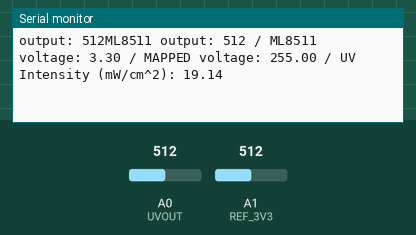
A sketch run on a simulated Arduino Uno, built with avr-gcc and run on an emulated ATmega328P. Parts: the last lines printed to the serial monitor. Inputs (shaded band) come from the test bench; at power-on: A1 (REF_3V3) = 512, A0 (UVOUT) = 512.

Above: at 1.2 s.
1.3 s: A1 (REF_3V3) set to 184
At 1.48 s:
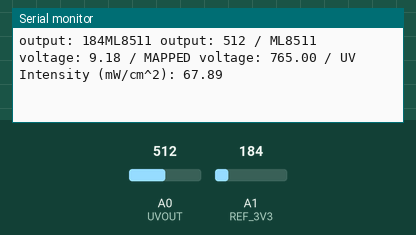
4.3 s: A1 (REF_3V3) set to 158
At 4.32 s:
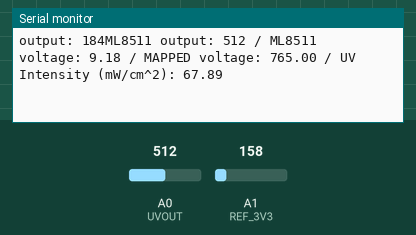
10.3 s: A0 (UVOUT) set to 587
At 10.36 s:
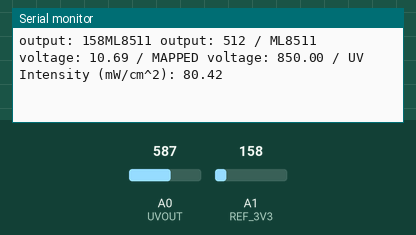
11.8 s: A0 (UVOUT) set to 562
At 11.87 s:
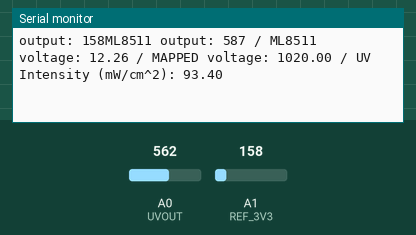
Timing chart, 0 to 14.8 s (numbered marks = the images above; inputs shaded):
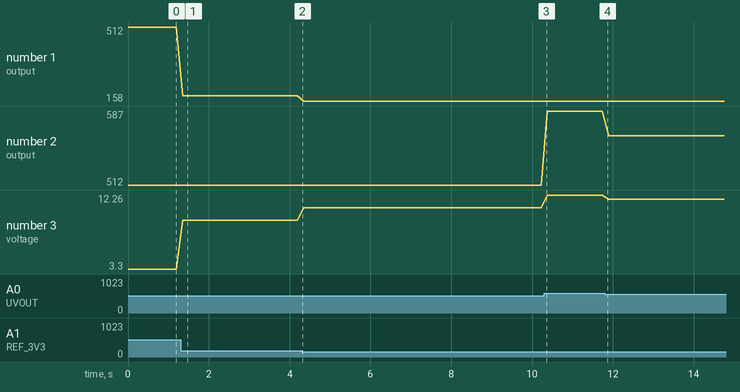

Measured:
- after the input at 1.3 s, the serial monitor: prints a new line after 0.05 s (image 1)
- plotted number 1: 512 → 184 after the input at 1.3 s, 184 → 158 after the input at 4.3 s
- plotted number 2: 512 → 587 after the input at 10.3 s, 587 → 562 after the input at 11.8 s
- plotted number 3: 3.3 → 9.18 after the input at 1.3 s, 9.18 → 10.69 after the input at 4.3 s, 10.69 → 12.26 after the input at 10.3 s, 12.26 → 11.74 after the input at 11.8 s

The sketch:

digitalTasteWearable.ino
```cpp
///////////////////////////////////////////////////////////////
/// Wearable device that translates UV radiation into Taste ///
////////////////// Created by fito_segrera ////////////////////
////////////////////// http://fii.to/ /////////////////////////
/////////////////////// April - 2014 //////////////////////////
///////////////////////////////////////////////////////////////
//Note: The code for the UV sensor is inspired from the ML8511/
//UV Sensor Read Example by Nathan Seidle from SparkFun ///////
//Electronics//////////////////////////////////////////////////
///////////////////////////////////////////////////////////////

#include <SPI.h>
const int csPin = 10;
int globalValue = 0;
int delayPot = 30;
///////////////////////////////////////////////////
//Hardware pin definitions
int UVOUT = A0; //Output from the sensor
int REF_3V3 = A1; //3.3V power on the Arduino board
///////////////////////////////////////////////////

void setup()
{
  Serial.begin(9600);

  SPI.begin();
  SPI.setBitOrder(MSBFIRST); //We know this from the Data Sheet
  pinMode(csPin,OUTPUT);
  digitalWrite(csPin, HIGH);

  pinMode(UVOUT, INPUT);
  pinMode(REF_3V3, INPUT);
}
//////////////////////////////////////////////////////////////
void loop()
{
  int uvLevel = averageAnalogRead(UVOUT);
  int refLevel = averageAnalogRead(REF_3V3);

  //Use the 3.3V power pin as a reference to get a very accurate output value from sensor
  float outputVoltage = 3.3 / refLevel * uvLevel;

  float uvIntensity = mapfloat(outputVoltage, 0.99, 2.8, 0.0, 15.0); //Convert the voltage to a UV intensity level

  float mappedVoltage = map(outputVoltage, 0, 3.3, 0, 255);
  digitalPotWrite(0, mappedVoltage);
  //digitalPotWrite(0, uvIntensity);

  Serial.print("output: ");
  Serial.print(refLevel);

  Serial.print("ML8511 output: ");
  Serial.print(uvLevel);

  Serial.print(" / ML8511 voltage: ");
  Serial.print(outputVoltage);

  Serial.print(" / MAPPED voltage: ");
  Serial.print(mappedVoltage);

  Serial.print(" / UV Intensity (mW/cm^2): ");
  Serial.print(uvIntensity);

  Serial.println();

  delay(100);
}
//////////////////////////////////////////////////////////////
//Takes an average of readings on a given pin
//Returns the average
int averageAnalogRead(int pinToRead)
{
  byte numberOfReadings = 8;
  unsigned int runningValue = 0;

  for(int x = 0 ; x < numberOfReadings ; x++)
    runningValue += analogRead(pinToRead);
  runningValue /= numberOfReadings;

  return(runningValue);
}
//////////////////////////////////////////////////////////////
//The Arduino Map function but for floats
//From: http://forum.arduino.cc/index.php?topic=3922.0
float mapfloat(float x, float in_min, float in_max, float out_min, float out_max)
{
  return (x - in_min) * (out_max - out_min) / (in_max - in_min) + out_min;
}
//////////////////////////////////////////////////////////////
void digitalPotWrite(int address, int value) {
  digitalWrite(csPin, LOW); //select slave
  byte command = 0x00; //0xB0 = 10110000
  //command += address;
  SPI.transfer(command);
  byte byte1 = (value >> int(value/255));
  byte byte0 = ((value & 0x00)>>8); //0xFF = B11111111
  SPI.transfer(byte1);
  SPI.transfer(byte0);
  digitalWrite(csPin, HIGH); //de-select slave
}
//////////////////////////////////////////////////////////////
```
